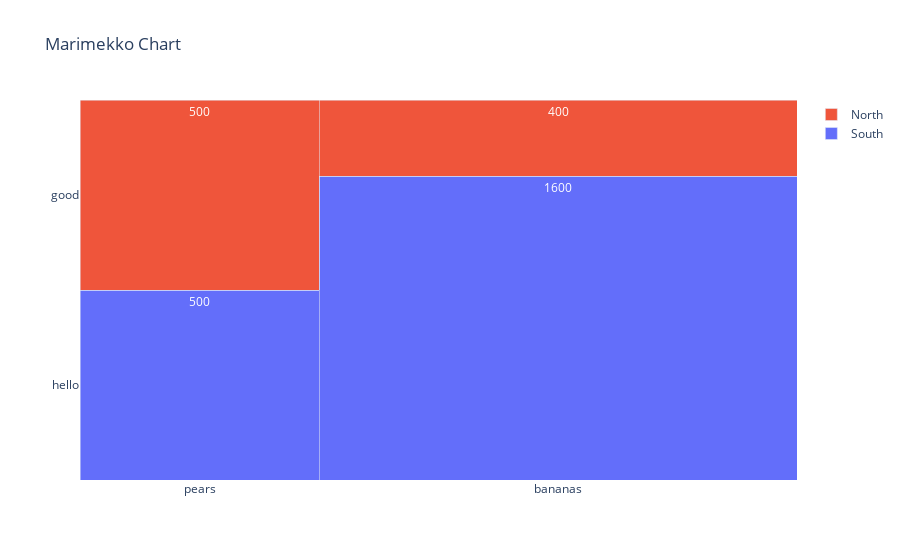

This figure's notebook cell:
### Code cell
import plotly.graph_objects as go
import numpy as np

labels = ["pears","bananas"]
widths = np.array([10,20])

data = {
    "South": [50,80],
    "North": [50,20]
}

fig = go.Figure()
for key in data:
    fig.add_trace(go.Bar(
        name=key,
        y=data[key],
        x=np.cumsum(widths)-widths,
        width=widths,
        offset=0,
        customdata=np.transpose([labels, widths*data[key]]),
        texttemplate="%{customdata[1]}",
        textposition="inside",
        textangle=0,
        textfont_color="white",
    ))

fig.update_xaxes(
    tickvals=np.cumsum(widths)-widths/2,
    ticktext= ["%s" % l for l in labels]
)

fig.update_xaxes(range=[0,30])
fig.update_yaxes(range=[0,100])

fig.update_layout(
    title_text="Marimekko Chart",
    barmode="stack",
    uniformtext=dict(mode="hide", minsize=10),
    yaxis={"tickvals": [25, 75], "ticktext": ["hello", "good"]}
)

fig.show()

### Figure 1 — Plotly figure (JSON) as saved in the notebook; plotly's stock layout.template omitted (floating-point values rounded to 4 significant figures)
{"data": [{"customdata": [["pears", "500"], ["bananas", "1600"]], "name": "South", "offset": 0, "textangle": 0, "textfont": {"color": "white"}, "textposition": "inside", "texttemplate": "%{customdata[1]}", "type": "bar", "width": [10, 20], "x": [0, 10], "y": [50, 80]}, {"customdata": [["pears", "500"], ["bananas", "400"]], "name": "North", "offset": 0, "textangle": 0, "textfont": {"color": "white"}, "textposition": "inside", "texttemplate": "%{customdata[1]}", "type": "bar", "width": [10, 20], "x": [0, 10], "y": [50, 20]}], "layout": {"barmode": "stack", "title": {"text": "Marimekko Chart"}, "uniformtext": {"minsize": 10, "mode": "hide"}, "xaxis": {"range": [0, 30], "ticktext": ["pears", "bananas"], "tickvals": [5, 20]}, "yaxis": {"range": [0, 100], "ticktext": ["hello", "good"], "tickvals": [25, 75]}}}
